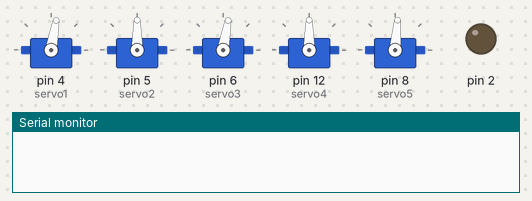
A program run on a simulated Arduino Uno, built with avr-gcc and run on an emulated ATmega328P. Parts: 5 × servo, output pins drawn as LEDs (lit = HIGH), the last lines printed to the serial monitor. Pins used as bus, display or sensor lines are not drawn.

Above: at 0.1 s.
At 2.1 s:
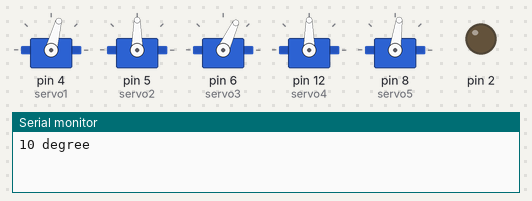
At 12.1 s:
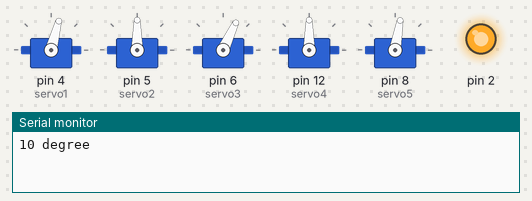
At 20.1 s:
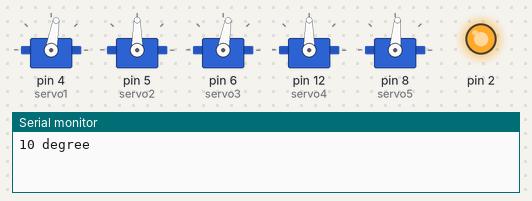
Timing chart, 0 to 21.6 s (numbered marks = the images above):
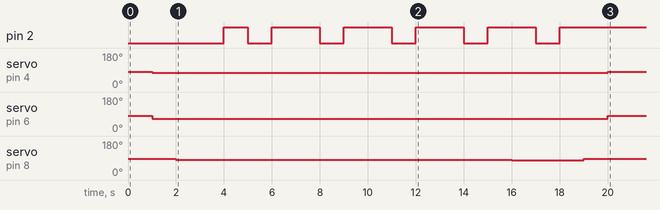

The program:

main.cpp
```cpp
#include <Arduino.h>
#include <Servo.h>

Servo servo1;//サーボ1のインスタンス
Servo servo2;//サーボ2のインスタンス
Servo servo3;//サーボ3のインスタンス
Servo servo4;//サーボ4のインスタンス
Servo servo5;//サーボ5のインスタンス
Servo servo6;//サーボ6のインスタンス


//サーボ1の初期位置
const int s1_init = 90;
const int s2_init = 90;
const int s3_init = 90;
const int s4_init = 90;
const int s5_init = 90;
const int s6_init = 90;


//ニードルの突き刺し動作を行う関数
void needle(){
  digitalWrite(2, HIGH);
  digitalWrite(12, LOW);
  delay(1000);

  digitalWrite(2, LOW);
  digitalWrite(12, HIGH);
  delay(1000);

  digitalWrite(2, HIGH);
  digitalWrite(12, LOW);
  delay(1000);

}


void setup(){

  pinMode(2, OUTPUT);
  pinMode(12, OUTPUT);

  Serial.begin(115200);

  //サーボ1の信号線を３番ピンに接続
  //（PWMピン以外のピンにも接続可）
  servo1.attach(4);
  servo2.attach(5);
  servo3.attach(6);
  servo4.attach(12);
  servo5.attach(8);
  //servo6.attach(12);

  //******************初期位置へ移動*************************
  //サーボ出力
  //+で反時計周り
  servo1.write(-10+s1_init);
  servo3.write(-10+s3_init);
  //servo2.write(s2_init);
  //servo4.write(-20+s4_init);
  servo5.write(-5+s5_init);
  delay(1000);


  //対象物付近へ移動
  servo1.write(-15+s1_init);
  servo3.write(-25+s3_init);

  delay(1000);

  servo5.write(-8+s5_init);

  Serial.print("10 degree\n");
  delay(2000);


  //******************加工フェーズ*************************
  //ニードルの加工を行う
  needle();

  //servo5.write(-13.4+s5_init);
  servo5.write(-8.6+s5_init);

  needle();

  servo5.write(-9.2+s5_init);

  needle();


  servo5.write(-9.8+s5_init);

  needle();

  servo5.write(-10.2+s5_init);

  needle();


  //******************初期位置へ移動*************************
  //サーボ出力
  //+で反時計周り
  servo5.write(-5+s5_init);
  delay(1000);
  servo1.write(-10+s1_init);
  servo3.write(-10+s3_init);
  //servo2.write(s2_init);
  //servo4.write(-20+s4_init);

  delay(1000);


}


//loop関数は使わない
void loop(){

/*
  //初期位置
  servo5.write(s5_init);
  //servo6.write(s6_init);
  //servo2.write(s2_init);
  delay(1000);

    //サーボ出力
  //+で反時計周り
  servo5.write(5+s5_init);
  //servo6.write(-10+s6_init);
  Serial.print("10 degree\n");
  delay(1000);

*/

/*
  digitalWrite(2, HIGH);
  digitalWrite(12, LOW);

  delay(1000);

  digitalWrite(2, LOW);
  digitalWrite(12, HIGH);
  delay(1000);
*/


}
```
